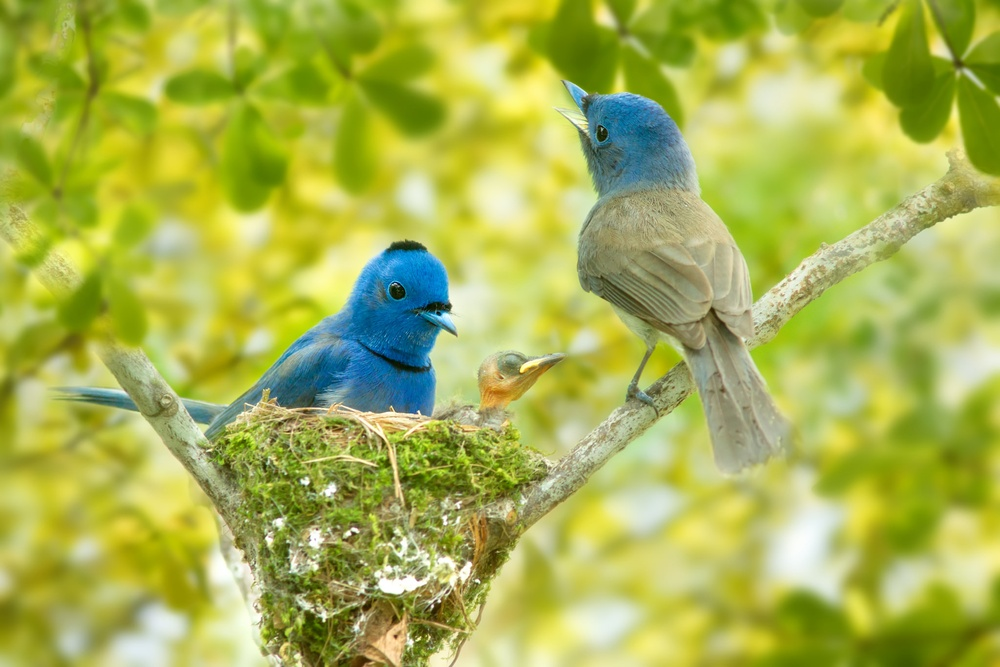
#> input picture 7_Semester/ComputerVision/bird.jpeg, 1000 x 667 px, shrunk from 2048 x 1365 before the run
$ python lecture2.py
#> lines starting #> are read from the running program, lines starting #| are printed output that depends on the picture
import cv2
import numpy as np

l = cv2.imread("bird.jpeg")
#> l is the input picture: shape (667, 1000, 3); mean B, G, R 81.1, 179.8, 169.1
cv2.namedWindow("original", cv2.WINDOW_NORMAL)
cv2.imshow("original", l)

row,col,ch = l.shape
#> row = 667; col = 1000; ch = 3

gauss = np.random.normal(0, 25.0, (row,col,ch))
gauss = gauss.reshape(row, col, ch)
# cv2.namedWindow("original", cv2.WINDOW_NORMAL)
# cv2.imshow("original", l)

ll = l.astype("float")

noisy = ll + gauss
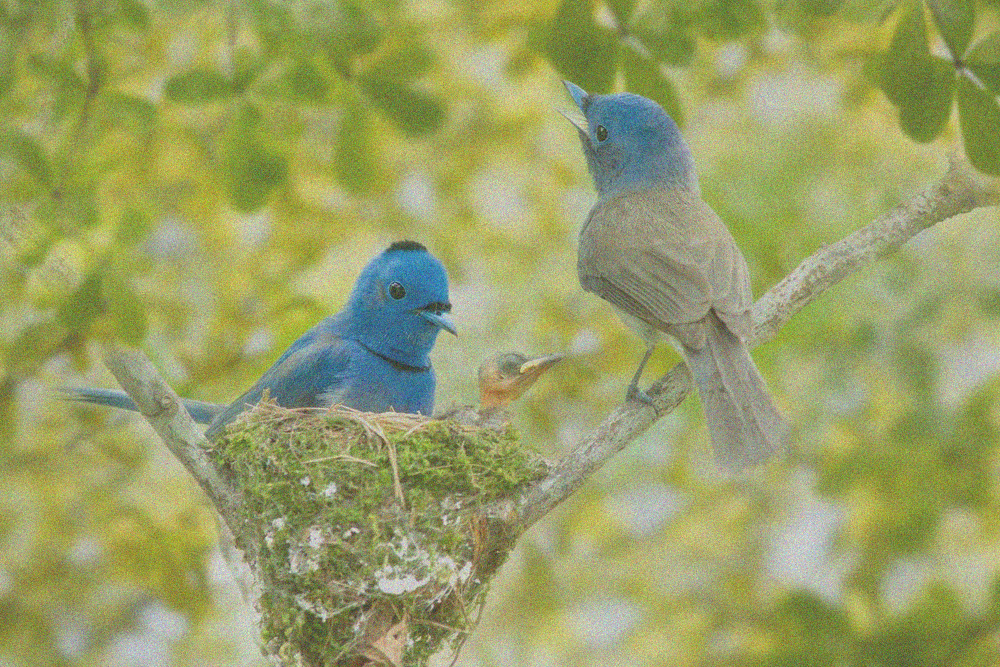
#> noisy: shape (667, 1000, 3) float64; mean B, G, R 81.1, 179.9, 169.1; drawn with min black and max white

noisy = cv2.min((255,), cv2.max(noisy, (0)))
noisy = noisy.astype("uint8")

cv2.namedWindow("gauss", cv2.WINDOW_NORMAL)
cv2.imshow("gauss", gauss)
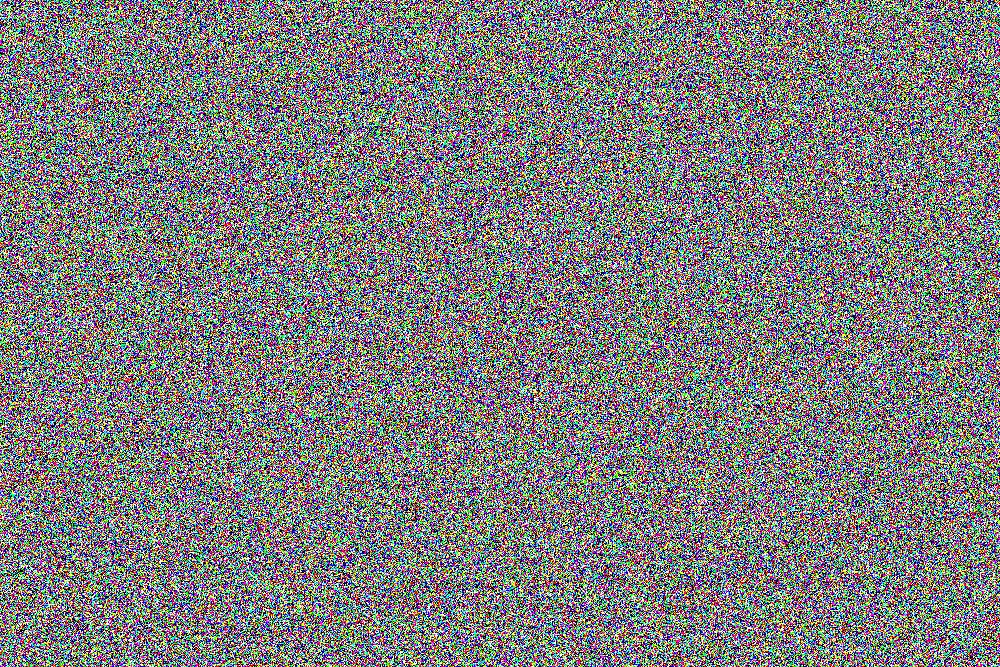
#> window 'gauss': shape (667, 1000, 3); mean B, G, R 125.5, 125.6, 125.7

cv2.namedWindow("noisy", cv2.WINDOW_NORMAL)
cv2.imshow("noisy", noisy)

img_blur_7 = cv2.GaussianBlur(noisy, (7, 7), 4, 4)
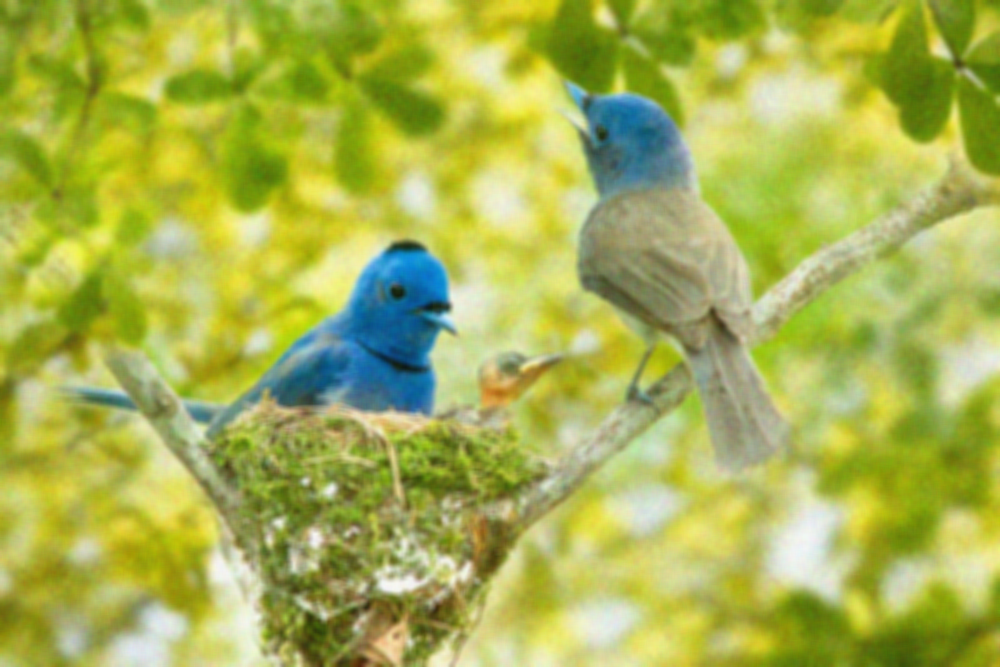
#> img_blur_7: shape (667, 1000, 3); mean B, G, R 82.1, 178.9, 168.4
cv2.namedWindow("result", cv2.WINDOW_NORMAL)
cv2.imshow("result", img_blur_7)

J = cv2.ximgproc.amFilter(noisy, noisy, 3.9, 0.2)
cv2.namedWindow("adaptive manifold filter", cv2.WINDOW_NORMAL)
cv2.imshow("adaptive manifold filter", J)

cv2.waitKey(0)
